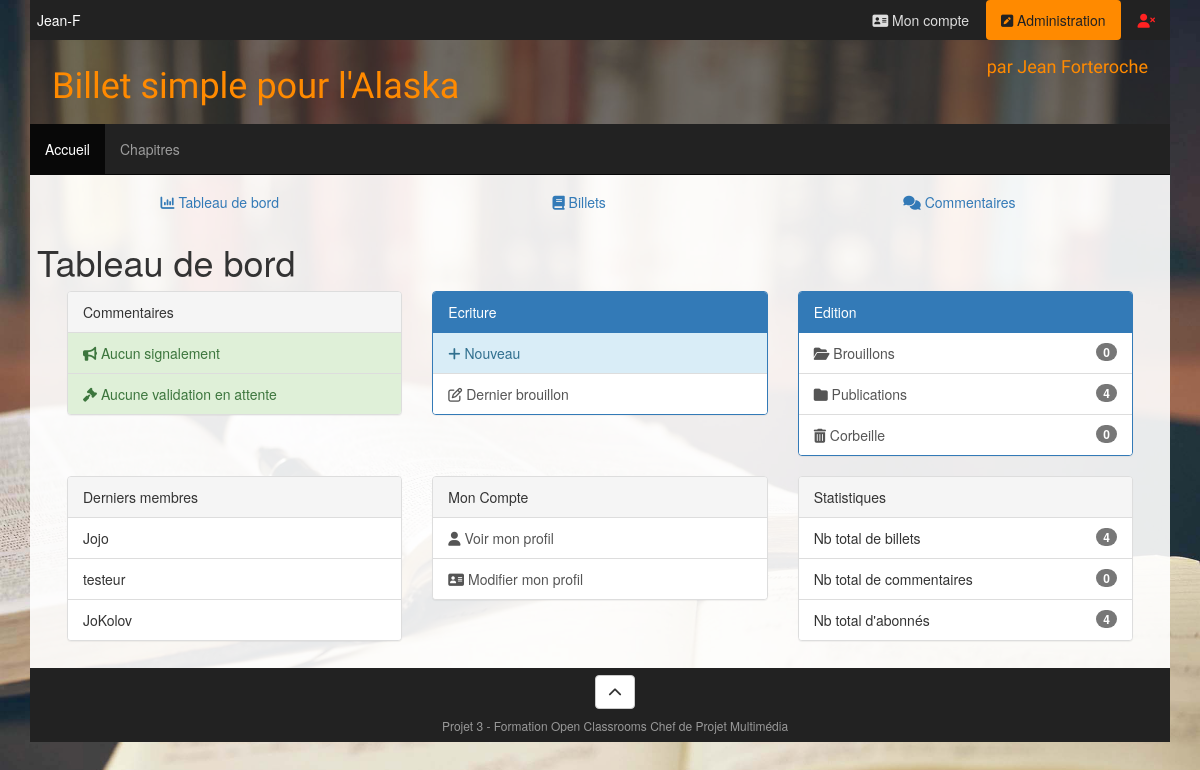
Page /?module=admin&page=controlpanel (signed in) on the committed database.
### tables this page shows
CREATE TABLE `ocp3_Membres` (
  `id` int(11) NOT NULL,
  `pseudo` varchar(100) NOT NULL,
  `nom` varchar(100) NOT NULL,
  `prenom` varchar(100) NOT NULL,
  `email` varchar(255) NOT NULL,
  `password` varchar(255) NOT NULL,
  `date_create` datetime NOT NULL,
  `date_birth` date DEFAULT NULL,
  `type_id` int(11) NOT NULL,
  `avatar_id` int(11) DEFAULT NULL
);

### index.php (called while the page is built, shortened)
<?php
$request = new Request($_SESSION, $_GET, $_POST, $_FILES);
$response = $request->runController();
$response->runResponseAction();
?>

### core/functions/common.php (called while the page is built, shortened)
<?php
function gene_autoload(string $dossier, $class)
{
	$file = $dossier . strtolower($class) . '.class.php';
}
function autoload_modules($class)
{
	$dir = SITE_ROOT . 'modules/';
	$modules = scandir($dir);
}

### modules/commentaires/classes/commentairemgr.class.php (called while the page is built, shortened)
<?php
class CommentaireMgr {
	private static $_map;
	public function __construct() {
		self::setMap();
		self::setLastId();
	}
	public function getNbSignalements()			{ return $this->countNbSignalements(); 	}
	public function getNbApprobations()			{ return $this->countNbApprobations(); 	}
	public function getNbCom($auteurId = null)	{ return $this->countNbCom($auteurId); 	}
	private static function setMap()					{ return self::setteurMap(); 		}
	private static function setLastId($id = null)		{ return self::setteurLastId($id); 	}
	private static function setteurMap()
	{
		if (!isset(self::$_map))
		{
			$sql = 'SELECT COLUMN_NAME, DATA_TYPE, CHARACTER_MAXIMUM_LENGTH
					FROM INFORMATION_SCHEMA.COLUMNS
					WHERE TABLE_NAME = "' . self::TABLE_COM . '" AND TABLE_SCHEMA = "' . self::DB_NAME . '"
					ORDER BY ORDINAL_POSITION';
			$req = SQLmgr::prepare($sql);
			if($req->execute() !== FALSE) {
				while($mapping = $req->fetch())
				{
					self::$_map[$mapping["COLUMN_NAME"]] = $mapping["DATA_TYPE"] . ',' . $mapping['CHARACTER_MAXIMUM_LENGTH'];
				}
			}
		}
		return self::$_map;
	}
	private static function setteurLastId($id = null)
	{
		if (is_null($id))
		{
			$sql = 'SELECT MAX(id) FROM ' . self::TABLE_COM;
			$req = SQLmgr::prepare($sql);
			$req->execute();
			$id = $req->fetch(PDO::FETCH_ASSOC);
			$id = (int) $id['MAX(id)'];
		}
	}
	public function countNbSignalements()
	{
		$sql = "SELECT COUNT(*) FROM " . self::TABLE_COM . " WHERE signalement > 0";
		$req = SQLmgr::prepare($sql);
		$req->execute();
		return $req->fetch()[0];
	}
	public function countNbApprobations()
	{
		$sql = "SELECT COUNT(*) FROM " . self::TABLE_COM . " WHERE approuve = '0'";
		$req = SQLmgr::prepare($sql);
		$req->execute();
		return $req->fetch()[0];
	}
	public function countNbCom($auteurId = null)
	{
		if (is_null($auteurId))
		{
			$where = '';
		}
		else
		{
			$where = " WHERE auteur_id = '{$auteurId}'";
		}
		$sql = "SELECT COUNT(*) FROM " . self::TABLE_COM . $where;
		$req = SQLmgr::prepare($sql);
		$req->execute();
		return $req->fetch()[0];
	}
}

### core/classes/sqlmgr.class.php (called while the page is built, shortened)
<?php
class SQLmgr {
	protected static $_pdo;
	public static function getPDO() {
		return self::$_pdo;
	}
	protected static function set_pdo() {
		try
		{
			$bdd = 'mysql:host=' . BDD['host'] . ';dbname=' . BDD['name'] . ';charset=utf8';
			self::$_pdo = new PDO($bdd,BDD['login'],BDD['password']);
		}
		catch (PDOException $msg)
		{
			print "Erreur !: " . $msg->getMessage() . "<br />
			>>> vérifier les paramètres du fichier config.sql.php <br />";
			die();
		}
	}
	public static function prepare($sql) {
		return self::getPDO()->prepare($sql);
	}
}

### modules/admin/controllers/controlpanel.controller.php (called while the page is built, shortened)
<?php
class ControlPanelController {
	public function actionView($request)
	{
		$comMgr = new commentaireMgr;
		$infoCom['nbSignalements'] = $comMgr->getNbSignalements();
		$infoCom['nbApprobations'] = $comMgr->getNbApprobations();
		$infoCom['nbCommentaires'] = $comMgr->getNbCom();
		$infoBillets['nbBrouillons'] = BilletMgr::getNbBrouillon();
		$infoBillets['nbPublications'] = BilletMgr::getNbPublication();
		$infoBillets['nbCorbeille'] = BilletMgr::getNbCorbeille();
		$infoBillets['nbBillets'] = BilletMgr::countNbBillets();
		$infoMembres['nbAbonnes'] = MembreMgr::countNbAbonnes();
		$membreManager = new MembreMgr;
		$derniersMembres = $membreManager->selectListOfLastRegistered(3);
		$action = ['displayView' => $request->getViewFilename()];
		$objects = [
			'membre' 		=> $request->getMembre(),
			'infoCom'		=> $infoCom,
			'infoBillets'	=> $infoBillets,
			'infoMembres'	=> $infoMembres,
			'derniersMembres' => $derniersMembres
		];
		$response = new Response($action, $objects);
		return $response;
	}
}

### core/classes/request.class.php (called while the page is built, shortened)
<?php
class Request {
	protected $_get;
	public function get()				{ return $this->_get; }
	public function getActionName()
	{
		$actionsValides = ['submit'];
		if (!isset($this->get()[self::GET_ACTION]) OR !in_array($this->get()[self::GET_ACTION], $actionsValides))
			{
				return 'view';
			}
		return $this->get()[self::GET_ACTION];
	}
	public function setGet(array $get = null)
	{
		if (!is_null($get))
		{
			$get = str_replace(array('.','/','<','>'), '', $get);
			$this->_get = $get;
		}
	}
	public function runController()
	{
		$controller = new $objectName;
		$actionMethod = 'action' . ucfirst($this->getActionName());
		$response = $controller->$actionMethod($this);
		return $response;
	}
}
?>

### modules/billets/classes/billetmgr.class.php (called while the page is built, shortened)
<?php
class BilletMgr {
	public static function getNbBrouillon()		{ return self::countNbBilletWithStatut('Brouillon'); 	}
	public static function getNbPublication()	{ return self::countNbBilletWithStatut('Publication');	}
	public static function getNbCorbeille()		{ return self::countNbBilletWithStatut('Corbeille'); 	}
	public static function countNbBilletWithStatut(string $statut)
	{
		$sql = "SELECT COUNT(*) FROM " . self::TABLE_BILLETS . " WHERE statut = '{$statut}'";
		$req = SQLmgr::prepare($sql);
		$req->execute();
		return $req->fetch()[0];
	}
	public static function countNbBillets()
	{
		$sql = "SELECT COUNT(*) FROM " . self::TABLE_BILLETS;
		$req = SQLmgr::prepare($sql);
		$req->execute();
		return $req->fetch()[0];
	}
}

### modules/membres/classes/membremgr.class.php (called while the page is built, shortened)
<?php
class MembreMgr {
	private $_map;
	public function __construct() {
		$this->set_map();
		self::setLastId();
	}
	public function set_map()
	{
		$sql = 'SELECT COLUMN_NAME, DATA_TYPE, CHARACTER_MAXIMUM_LENGTH
				FROM INFORMATION_SCHEMA.COLUMNS
				WHERE TABLE_NAME = "' . self::T_MEMBRES . '" AND TABLE_SCHEMA = "' . self::DB_NAME . '"
				ORDER BY ORDINAL_POSITION';
		$req = SQLmgr::prepare($sql);
		$req->execute();
		if($req->execute() !== FALSE) {
			return $this->_map;
		}
		return FALSE;
	}
	private static function setLastId(int $id = null)
	{
		if (is_null($id))
		{
			$sql = 'SELECT MAX(id) FROM ' . self::TABLE_MEMBRES;
			$req = SQLmgr::prepare($sql);
			$req->execute();
			$id = $req->fetch(PDO::FETCH_ASSOC);
			$id = (int) $id['MAX(id)'];
		}
	}
	public function selectList(int $limit = null, int $offset = 0, string $where = null, string $orderby = null)
	{
		$sqlwhere = '';
		$sqllimit = '';
		if (!is_null($limit))
		{
			$offset = $offset - 1;
			if ($offset < 0)
			{
				$offset = 0;
			}
			$offset *= $limit;
			$sqllimit = ' LIMIT ' . $limit . ' OFFSET ' . $offset;
		}
		$sqlorderby = '';
		if (!is_null($orderby))
		{
			$sqlorderby = " ORDER BY {$orderby}";
		}
		$sql = 'SELECT * FROM ' . self::T_MEMBRES . $sqlwhere . $sqlorderby . $sqllimit;
		$req = SQLmgr::prepare($sql);
		$rep = $req->execute([':id' => $id]);
		$membres = [];
		if ($rep)
		{
			while ($donnees = $req->fetch(PDO::FETCH_ASSOC)) {
				$membre = New Membre;
				$membre->setFull($donnees);
				array_push($membres, $membre);
			}
		}
		return $membres;
	}
	public function selectListOfLastRegistered($nombreDeMembresMax = 0)
	{
		$limit = $nombreDeMembresMax;
		$offset = 0;
		$orderby = "date_create DESC";
		return $this->selectList($limit, $offset, null, $orderby);
	}
	public static function countNbAbonnes()
	{
		$sql = "SELECT COUNT(*) FROM " . self::T_MEMBRES . " WHERE type_id = '" . Membre::COMPTE_ABONNE_ID . "'";
		$req = SQLmgr::prepare($sql);
		$req->execute();
		return $req->fetch()[0];
	}
}

### modules/membres/classes/membre.class.php (called while the page is built, shortened)
<?php
class Membre {
	public function set_id($id) {
		$id = (int) $id;
		if(isset($id) AND $id > 0)
		{
			return TRUE;
		}
		return FALSE;
	}
	public function set_pseudo($pseudo) {
		if(is_string($pseudo) AND strlen($pseudo) <= self::PSEUDO_MAX_LENGHT)
		{
			$pseudo = htmlspecialchars($pseudo);
			$pseudo = trim($pseudo);
			$char_limit = strlen($pseudo) - 1;
			$pattern = '#^[a-zA-Z]{1}[a-zA-Z0-9_-]{' . $char_limit .'}#';
			if (preg_match($pattern, $pseudo) AND strlen($pseudo) >= self::PSEUDO_MIN_LENGHT)
			{
				return TRUE;
			}
		}
		return FALSE;
	}
	public function set_nom($nom) {
		return FALSE;
	}
	public function set_prenom($prenom) {
		return FALSE;
	}
	public function set_email($email) {
		if(is_string($email) AND strlen($email) <= self::EMAIL_MAX_LENGHT)
		{
			$email = htmlspecialchars($email);
			$email = trim($email);
			$email = strtolower($email);
			$pattern = '#^[a-z0-9._-]+@[a-z0-9._-]{2,}\.[a-z]{2,}$#';
			if (preg_match($pattern, $email))
			{
				return TRUE;
			}
		}
		return FALSE;
	}
	public function set_type_id($id) {
		$id = (int) $id;
		if(isset($id) AND $id > 0)
		{
			return TRUE;
		}
		return FALSE;
	}
	public function set_avatar_id($id) {
		$id = (int) $id;
		if(isset($id) AND $id > 0)
		{
			return TRUE;
		}
		return FALSE;
	}
	public function set_admin($type) {
		if ($type == 1)
		{
			$this->_admin = TRUE;
			return TRUE;
		}
		else
		{
			return TRUE;
		}
	}
	public function setFull(array $donnees, bool $hash = TRUE)
	{
		$checkValues = [];
		foreach ($donnees as $attributName => $attributValue)
		{
			$method = 'set_' . $attributName;
			if (method_exists($this, $method))
			{
				$checkValues[$attributName] = $this->$method($attributValue);
			}
		}
		if (in_array(FALSE, $checkValues, TRUE))
		{
			return implode('-', array_keys($checkValues, FALSE, TRUE));
		}
		return TRUE;
	}
	protected function setNomPrenom($name, $limitMax = 0)
	{
		if (is_string($name))
		{
			$pattern = "#^[\p{L}\s-']*$#u";
		}
		return FALSE;
	}
}

### modules/admin/views/controlpanel.view.php (the view, shortened to what this page needs)
<section>
	<h1>Tableau de bord</h1>
	<div class="col-xs-12">
		<div class="col-sm-4">
			<div>
				<div class="panel panel-default">
					<div class="panel-heading">Commentaires</div>
					<ul class="list-group">
						<a href="?module=commentaires&page=dossier&dossier=signalement" type="button" class="list-group-item list-group-item-<?= ($infoCom['nbSignalements'] > 0) ? 'danger' : 'success'; ?>" aria-label="signalements">
							<i class="fa fa-bullhorn" aria-hidden="true"></i> <?= ($infoCom['nbSignalements'] > 0) ? $infoCom['nbSignalements'] . ' signalement(s)' : 'Aucun signalement'; ?>
						</a>
						<a href="?module=commentaires&page=dossier&dossier=approuve" type="button" class="list-group-item list-group-item-<?= ($infoCom['nbApprobations'] > 0) ? 'warning' : 'success'; ?>" aria-label="Dernier-brouillon">
							<i class="fa fa-gavel" aria-hidden="true"></i> <?= ($infoCom['nbApprobations'] > 0) ? $infoCom['nbApprobations'] . ' à valider' : 'Aucune validation en attente'; ?>
						</a>
					</ul>
				</div>
			</div>
		</div>
		<div class="col-sm-4">
			<div>
				<div class="panel panel-primary">
					<div class="panel-heading">Ecriture</div>
					<ul class="list-group">
						<a href="?module=billets&page=edition" type="button" class="list-group-item list-group-item-info" aria-label="Nouveau"><i class="fa fa-plus" aria-hidden="true"></i> Nouveau</a>
						<a href="?module=billets&page=edition" type="button" class="list-group-item" aria-label="Dernier-brouillon"><i class="fa fa-pencil-square-o" aria-hidden="true"></i> Dernier brouillon</a>
					</ul>
				</div>
			</div>
		</div>
		<div class="col-sm-4">
			<div>
				<div class="panel panel-primary">
					<div class="panel-heading">Edition</div>
					<ul class="list-group">
						<a href="?module=billets&page=dossier&dossier=brouillon" type="button" class="list-group-item" aria-label="Brouillon"><span class="badge"><?= $infoBillets['nbBrouillons']; ?></span><i class="fa fa-folder-open" aria-hidden="true"></i> Brouillons</a>
						<a href="?module=billets&page=dossier&dossier=publication" type="button" class="list-group-item" aria-label="Publication"><span class="badge"><?= $infoBillets['nbPublications']; ?></span><i class="fa fa-folder" aria-hidden="true"></i> Publications</a>
						<a href="?module=billets&page=dossier&dossier=corbeille" type="button" class="list-group-item" aria-label="Corbeille"><span class="badge"><?= $infoBillets['nbCorbeille']; ?></span><i class="fa fa-trash" aria-hidden="true"></i> Corbeille</a>
					</ul>
				</div>
			</div>
		</div>
	</div>
	<div class="col-xs-12">
		<div class="col-sm-4">
			<div>
				<div class="panel panel-default">
					<div class="panel-heading">Derniers membres</div>
					<ul class="list-group">
						<?php if (empty($derniersMembres)) : ?>
							<li class="list-group-item">Aucun Abonné</li>
						<?php else : ?>
							<?php foreach($derniersMembres as $dernierMembre) : ?>
								<li class="list-group-item"><?= $dernierMembre->get_pseudo(); ?></li>
							<?php endforeach; ?>
						<?php endif; ?>
					</ul>
				</div>
			</div>
		</div>
		<div class="col-sm-4">
			<div>
				<div class="panel panel-default">
					<div class="panel-heading">Mon Compte</div>
					<ul class="list-group">
						<a href="?module=membres&page=compte" type="button" class="list-group-item" aria-label="compte"><i class="fa fa-user" aria-hidden="true"></i> Voir mon profil</a>
						<a href="?module=membres&page=modification" type="button" class="list-group-item" aria-label="modif-profil"><i class="fa fa-address-card" aria-hidden="true"></i> Modifier mon profil</a>
					</ul>
				</div>
			</div>
		</div>
		<div class="col-sm-4">
			<div>
				<div class="panel panel-default">
					<div class="panel-heading">Statistiques</div>
					<ul class="list-group">
						<li class="list-group-item">
					    	<span class="badge"><?= $infoBillets['nbBillets']; ?></span>
					    	Nb total de billets
						</li>
						<li class="list-group-item">
					    	<span class="badge"><?= $infoCom['nbCommentaires']; ?></span>
					    	Nb total de commentaires
						</li>
						<li class="list-group-item">
					    	<span class="badge"><?= $infoMembres['nbAbonnes']; ?></span>
					    	Nb total d'abonnés
						</li>
					</ul>
				</div>
			</div>
		</div>
	</div>
</section>

### themes/default/style.css (style rules this page uses)
body { background-image: url("images/background.jpg"); background-position: top fixed; background-attachment: fixed; background-size: cover; background-repeat: none; }

### rows in the picture
ocp3_membres: pseudo "Jojo"
ocp3_membres: pseudo "testeur"
ocp3_membres: pseudo "JoKolov"

### other values in the picture
$membre->get_pseudo() "Jean-F"
$infoBillets['nbBrouillons'] "0"
$infoBillets['nbPublications'] "4"
$infoBillets['nbCorbeille'] "0"
$infoBillets['nbBillets'] "4"
$infoCom['nbCommentaires'] "0"
$infoMembres['nbAbonnes'] "4"
